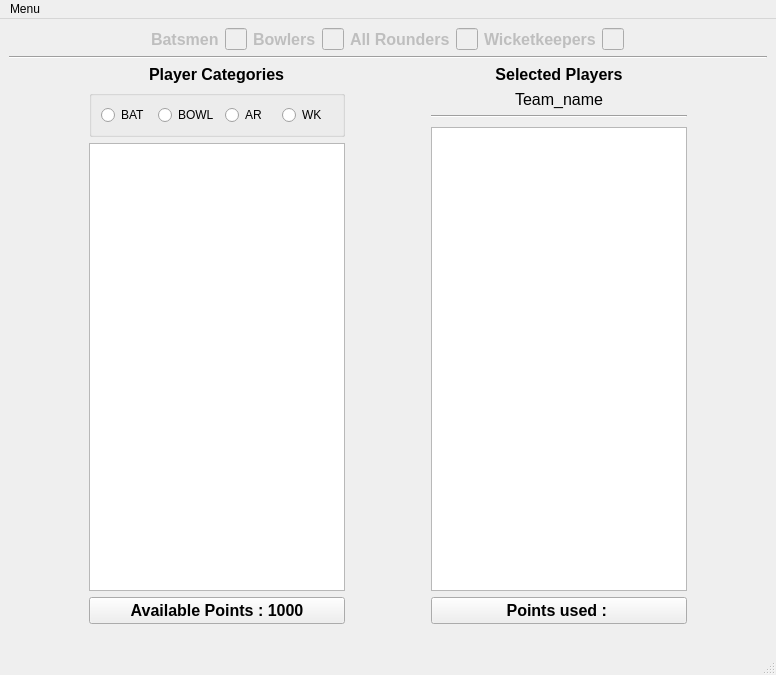
<?xml version="1.0" encoding="UTF-8"?>
<ui version="4.0">
 <class>MainWindow</class>
 <widget class="QMainWindow" name="MainWindow">
  <property name="geometry">
   <rect>
    <x>0</x>
    <y>0</y>
    <width>776</width>
    <height>675</height>
   </rect>
  </property>
  <property name="sizePolicy">
   <sizepolicy hsizetype="Preferred" vsizetype="Preferred">
    <horstretch>0</horstretch>
    <verstretch>0</verstretch>
   </sizepolicy>
  </property>
  <property name="contextMenuPolicy">
   <enum>Qt::CustomContextMenu</enum>
  </property>
  <property name="windowTitle">
   <string>Fantasy Cricket Game</string>
  </property>
  <property name="autoFillBackground">
   <bool>false</bool>
  </property>
  <widget class="QWidget" name="centralwidget">
   <layout class="QVBoxLayout" name="verticalLayout">
    <item>
     <layout class="QHBoxLayout" name="horizontalLayout">
      <item>
       <layout class="QHBoxLayout" name="horizontalLayout_5">
        <item>
         <spacer name="horizontalSpacer_2">
          <property name="orientation">
           <enum>Qt::Horizontal</enum>
          </property>
          <property name="sizeHint" stdset="0">
           <size>
            <width>250</width>
            <height>20</height>
           </size>
          </property>
         </spacer>
        </item>
        <item>
         <widget class="QLabel" name="label_4">
          <property name="enabled">
           <bool>false</bool>
          </property>
          <property name="font">
           <font>
            <pointsize>12</pointsize>
            <weight>75</weight>
            <bold>true</bold>
           </font>
          </property>
          <property name="text">
           <string>Batsmen</string>
          </property>
         </widget>
        </item>
        <item>
         <widget class="QLineEdit" name="e1">
          <property name="enabled">
           <bool>false</bool>
          </property>
         </widget>
        </item>
        <item>
         <widget class="QLabel" name="label_6">
          <property name="enabled">
           <bool>false</bool>
          </property>
          <property name="font">
           <font>
            <pointsize>12</pointsize>
            <weight>75</weight>
            <bold>true</bold>
           </font>
          </property>
          <property name="text">
           <string>Bowlers</string>
          </property>
         </widget>
        </item>
        <item>
         <widget class="QLineEdit" name="e2">
          <property name="enabled">
           <bool>false</bool>
          </property>
         </widget>
        </item>
        <item>
         <widget class="QLabel" name="label_7">
          <property name="enabled">
           <bool>false</bool>
          </property>
          <property name="font">
           <font>
            <pointsize>12</pointsize>
            <weight>75</weight>
            <bold>true</bold>
           </font>
          </property>
          <property name="text">
           <string>All Rounders</string>
          </property>
         </widget>
        </item>
        <item>
         <widget class="QLineEdit" name="e3">
          <property name="enabled">
           <bool>false</bool>
          </property>
         </widget>
        </item>
        <item>
         <widget class="QLabel" name="label_8">
          <property name="enabled">
           <bool>false</bool>
          </property>
          <property name="font">
           <font>
            <pointsize>12</pointsize>
            <weight>75</weight>
            <bold>true</bold>
           </font>
          </property>
          <property name="text">
           <string>Wicketkeepers</string>
          </property>
         </widget>
        </item>
        <item>
         <widget class="QLineEdit" name="e4">
          <property name="enabled">
           <bool>false</bool>
          </property>
         </widget>
        </item>
        <item>
         <spacer name="horizontalSpacer_5">
          <property name="orientation">
           <enum>Qt::Horizontal</enum>
          </property>
          <property name="sizeHint" stdset="0">
           <size>
            <width>250</width>
            <height>20</height>
           </size>
          </property>
         </spacer>
        </item>
       </layout>
      </item>
     </layout>
    </item>
    <item>
     <widget class="Line" name="line">
      <property name="orientation">
       <enum>Qt::Horizontal</enum>
      </property>
     </widget>
    </item>
    <item>
     <layout class="QHBoxLayout" name="horizontalLayout_3">
      <item>
       <spacer name="horizontalSpacer_3">
        <property name="orientation">
         <enum>Qt::Horizontal</enum>
        </property>
        <property name="sizeHint" stdset="0">
         <size>
          <width>40</width>
          <height>20</height>
         </size>
        </property>
       </spacer>
      </item>
      <item>
       <layout class="QVBoxLayout" name="verticalLayout_8">
        <item alignment="Qt::AlignHCenter">
         <widget class="QLabel" name="label">
          <property name="font">
           <font>
            <pointsize>12</pointsize>
            <weight>75</weight>
            <bold>true</bold>
           </font>
          </property>
          <property name="text">
           <string>Player Categories</string>
          </property>
         </widget>
        </item>
        <item>
         <widget class="QGroupBox" name="groupBox">
          <property name="title">
           <string/>
          </property>
          <property name="flat">
           <bool>false</bool>
          </property>
          <property name="checkable">
           <bool>false</bool>
          </property>
          <layout class="QHBoxLayout" name="horizontalLayout_4">
           <item>
            <widget class="QRadioButton" name="rb1">
             <property name="text">
              <string>BAT</string>
             </property>
            </widget>
           </item>
           <item>
            <widget class="QRadioButton" name="rb2">
             <property name="text">
              <string>BOWL</string>
             </property>
            </widget>
           </item>
           <item>
            <widget class="QRadioButton" name="rb3">
             <property name="text">
              <string>AR</string>
             </property>
            </widget>
           </item>
           <item>
            <widget class="QRadioButton" name="rb4">
             <property name="text">
              <string>WK</string>
             </property>
            </widget>
           </item>
          </layout>
         </widget>
        </item>
        <item>
         <widget class="QListWidget" name="list1">
          <property name="autoFillBackground">
           <bool>true</bool>
          </property>
          <property name="styleSheet">
           <string notr="true">color: rgb(0, 0, 127);
font: 75 12pt &quot;MS Shell Dlg 2&quot;;</string>
          </property>
          <property name="autoScroll">
           <bool>true</bool>
          </property>
         </widget>
        </item>
        <item>
         <widget class="QPushButton" name="btn1">
          <property name="font">
           <font>
            <pointsize>12</pointsize>
            <weight>75</weight>
            <bold>true</bold>
           </font>
          </property>
          <property name="text">
           <string>Available Points : 1000</string>
          </property>
         </widget>
        </item>
        <item>
         <widget class="QLabel" name="label_5">
          <property name="text">
           <string/>
          </property>
          <property name="alignment">
           <set>Qt::AlignCenter</set>
          </property>
         </widget>
        </item>
        <item>
         <layout class="QHBoxLayout" name="horizontalLayout_2">
          <item>
           <layout class="QVBoxLayout" name="verticalLayout_2"/>
          </item>
         </layout>
        </item>
       </layout>
      </item>
      <item>
       <spacer name="horizontalSpacer">
        <property name="orientation">
         <enum>Qt::Horizontal</enum>
        </property>
        <property name="sizeHint" stdset="0">
         <size>
          <width>40</width>
          <height>20</height>
         </size>
        </property>
       </spacer>
      </item>
      <item>
       <layout class="QVBoxLayout" name="verticalLayout_9">
        <item>
         <widget class="QLabel" name="label_2">
          <property name="font">
           <font>
            <pointsize>12</pointsize>
            <weight>75</weight>
            <bold>true</bold>
           </font>
          </property>
          <property name="text">
           <string>Selected Players</string>
          </property>
          <property name="alignment">
           <set>Qt::AlignCenter</set>
          </property>
         </widget>
        </item>
        <item>
         <widget class="QLabel" name="l1">
          <property name="enabled">
           <bool>true</bool>
          </property>
          <property name="font">
           <font>
            <family>MS Shell Dlg 2</family>
            <pointsize>12</pointsize>
            <weight>50</weight>
            <italic>false</italic>
            <bold>false</bold>
           </font>
          </property>
          <property name="text">
           <string>Team_name</string>
          </property>
          <property name="alignment">
           <set>Qt::AlignCenter</set>
          </property>
         </widget>
        </item>
        <item>
         <widget class="Line" name="line_2">
          <property name="orientation">
           <enum>Qt::Horizontal</enum>
          </property>
         </widget>
        </item>
        <item>
         <spacer name="verticalSpacer">
          <property name="orientation">
           <enum>Qt::Vertical</enum>
          </property>
          <property name="sizeType">
           <enum>QSizePolicy::Minimum</enum>
          </property>
          <property name="sizeHint" stdset="0">
           <size>
            <width>20</width>
            <height>3</height>
           </size>
          </property>
         </spacer>
        </item>
        <item>
         <widget class="QListWidget" name="list2">
          <property name="styleSheet">
           <string notr="true">color: rgb(0, 0, 127);
font: 75 12pt &quot;MS Shell Dlg 2&quot;;</string>
          </property>
         </widget>
        </item>
        <item>
         <widget class="QPushButton" name="btn2">
          <property name="font">
           <font>
            <pointsize>12</pointsize>
            <weight>75</weight>
            <bold>true</bold>
           </font>
          </property>
          <property name="text">
           <string>Points used : </string>
          </property>
         </widget>
        </item>
        <item>
         <widget class="QLabel" name="label_3">
          <property name="text">
           <string/>
          </property>
          <property name="pixmap">
           <pixmap>dream1.png</pixmap>
          </property>
         </widget>
        </item>
       </layout>
      </item>
      <item>
       <spacer name="horizontalSpacer_4">
        <property name="orientation">
         <enum>Qt::Horizontal</enum>
        </property>
        <property name="sizeHint" stdset="0">
         <size>
          <width>40</width>
          <height>20</height>
         </size>
        </property>
       </spacer>
      </item>
     </layout>
    </item>
   </layout>
  </widget>
  <widget class="QMenuBar" name="menubar">
   <property name="geometry">
    <rect>
     <x>0</x>
     <y>0</y>
     <width>776</width>
     <height>26</height>
    </rect>
   </property>
   <widget class="QMenu" name="menuFile">
    <property name="title">
     <string>Menu</string>
    </property>
    <addaction name="actionNew"/>
    <addaction name="actionOpen"/>
    <addaction name="actionSave_Team"/>
    <addaction name="actionQuit"/>
   </widget>
   <addaction name="menuFile"/>
  </widget>
  <widget class="QStatusBar" name="statusbar"/>
  <action name="actionNew">
   <property name="text">
    <string>NEW Team</string>
   </property>
  </action>
  <action name="actionOpen">
   <property name="text">
    <string>OPEN Team</string>
   </property>
  </action>
  <action name="actionSave_Team">
   <property name="text">
    <string>SAVE Team</string>
   </property>
  </action>
  <action name="actionQuit">
   <property name="text">
    <string>Quit</string>
   </property>
  </action>
 </widget>
 <resources/>
 <connections/>
</ui>
